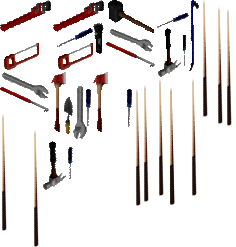
#> input picture art/raw/FA_sheet.png, 236 x 247 px, found by its file name
$ python guess_rects.py
#> lines starting #> are read from the running program, lines starting #| are printed output that depends on the picture
from pathlib import Path
from PIL import Image, ImageDraw

sheet = Image.open(Path(r"F:\Grok\Nipsy\WoodShedStorage\art\raw\FA_sheet.png")).convert("RGBA")
#> sheet is the input picture: PIL image 236x247 RGBA; mean R, G, B, A 19.4, 13.9, 11.8, 37.5
sprites = [
    ("0", (93, 72, 39, 60, 80, 73, 128, 256)),
    ("1", (0, 72, 49, 40, 63, 98, 128, 256)),
    ("2", (0, 0, 51, 70, 14, 64, 128, 256)),
    ("3", (43, 141, 30, 49, 3, 95, 128, 256)),
]
out_dir = Path(r"F:\Grok\Nipsy\WoodShedStorage\art\raw\guess")
out_dir.mkdir(parents=True, exist_ok=True)

# Interpretation A: x,y,w,h,ox,oy,_,_
vis = sheet.copy()
d = ImageDraw.Draw(vis)
for name, v in sprites:
    x, y, w, h = v[0], v[1], v[2], v[3]
    d.rectangle([x, y, x + w - 1, y + h - 1], outline=(255, 0, 0, 255))
    crop = sheet.crop((x, y, x + w, y + h))
    crop.save(out_dir / f"A_{name}.png")
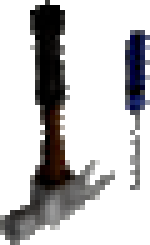
#> crop: PIL image 30x49 RGBA (shown 5 times larger); mean R, G, B, A 17, 16.1, 16.9, 75.2; transparent parts drawn white
vis.save(out_dir / "A_overlay.png")
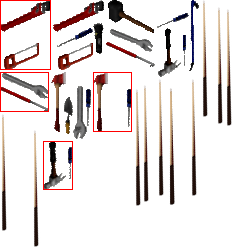
#> saved as A_overlay.png: PIL image 236x247 RGBA; mean R, G, B, A 22.7, 13.8, 11.8, 40.6; transparent parts drawn white

# Interpretation B: ox,oy,w,h,x,y,_,_
vis = sheet.copy()
d = ImageDraw.Draw(vis)
for name, v in sprites:
    x, y, w, h = v[4], v[5], v[2], v[3]
    d.rectangle([x, y, x + w - 1, y + h - 1], outline=(0, 255, 0, 255))
    crop = sheet.crop((x, y, x + w, y + h))
    crop.save(out_dir / f"B_{name}.png")
#> this loop made 4 passes
#> pass 1, `crop = sheet.crop((x, y, x + w, y + h))`:
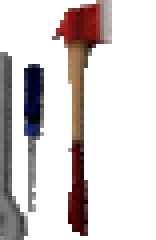
#> crop: PIL image 39x60 RGBA (shown 4 times larger); mean R, G, B, A 25, 17.9, 17.5, 65.2; transparent parts drawn white
#> pass 2, `crop = sheet.crop((x, y, x + w, y + h))`:
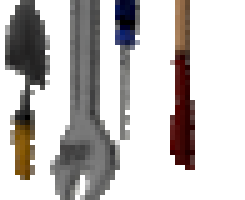
#> crop: PIL image 49x40 RGBA (shown 5 times larger); mean R, G, B, A 31, 27.3, 26.1, 88.6; transparent parts drawn white
#> pass 3, `crop = sheet.crop((x, y, x + w, y + h))`:
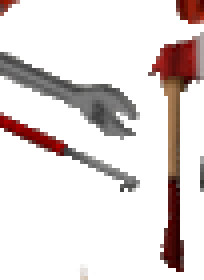
#> crop: PIL image 51x70 RGBA (shown 4 times larger); mean R, G, B, A 23.2, 15.4, 14.3, 51.3; transparent parts drawn white
#> after the loop:
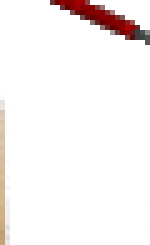
#> crop: PIL image 30x49 RGBA (shown 5 times larger); mean R, G, B, A 10.6, 5.7, 4.6, 15; transparent parts drawn white
vis.save(out_dir / "B_overlay.png")
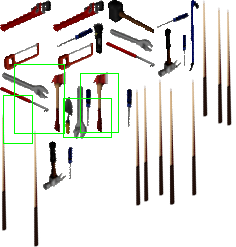
#> saved as B_overlay.png: PIL image 236x247 RGBA; mean R, G, B, A 19, 16.9, 11.6, 40.1; transparent parts drawn white
print("wrote", out_dir)

$ run again, with art/raw/our_crop_0.png copied over art/raw/FA_sheet.png
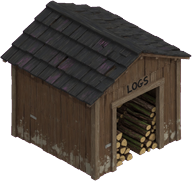
#> input picture art/raw/our_crop_0.png, 192 x 181 px, found by its file name
#> sheet is the input picture: PIL image 192x181 RGBA; mean R, G, B, A 42.5, 36.3, 31.2, 170.9
#> after the loop `for name, v in sprites:`:
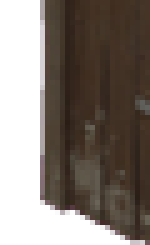
#> crop: PIL image 30x49 RGBA (shown 5 times larger); mean R, G, B, A 45.2, 35.4, 28.4, 165.6; transparent parts drawn white
#> `vis.save(out_dir / "B_overlay.png")`:
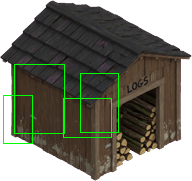
#> saved as B_overlay.png: PIL image 192x181 RGBA; mean R, G, B, A 41.3, 40.8, 30.4, 171.5; transparent parts drawn white

$ run again, with art/raw/our_sheet.png copied over art/raw/FA_sheet.png
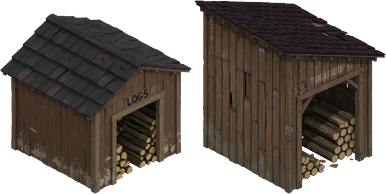
#> input picture art/raw/our_sheet.png, 386 x 194 px, found by its file name
#> sheet is the input picture: PIL image 386x194 RGBA; mean R, G, B, A 43.1, 35.7, 30.2, 169
#> after the loop `for name, v in sprites:`:
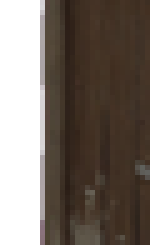
#> crop: PIL image 30x49 RGBA (shown 5 times larger); mean R, G, B, A 48.1, 37.1, 29, 181.4; transparent parts drawn white
#> `vis.save(out_dir / "B_overlay.png")`:
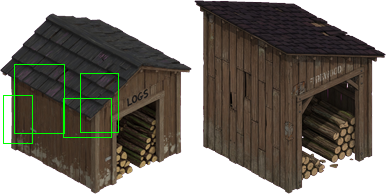
#> saved as B_overlay.png: PIL image 386x194 RGBA; mean R, G, B, A 42.5, 37.8, 29.8, 169.2; transparent parts drawn white
